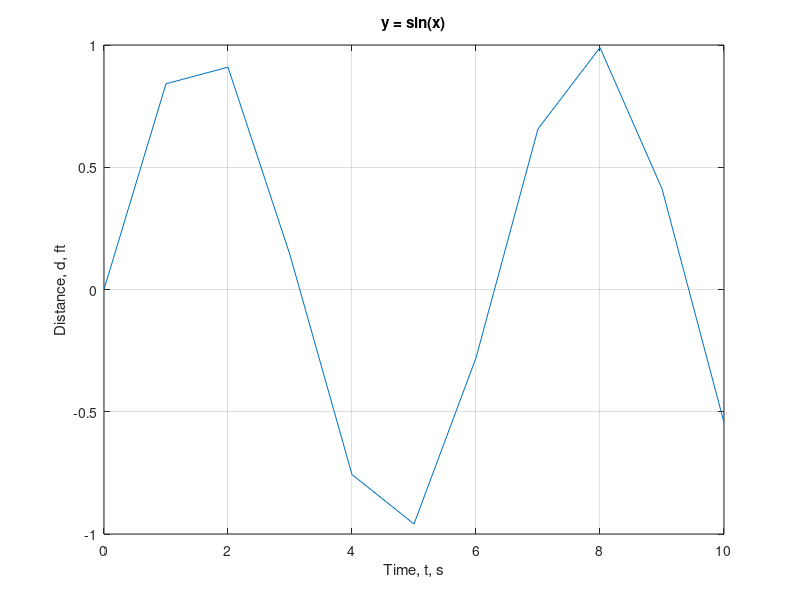

The MATLAB source for this figure:
clc;
clear;
close all;
x=[0:1:10];
y=sin(x);
plot(x,y)
title('y = sin(x)')% adds title to graph
xlabel('Time, t, s')      % adds label on x-axis, note text is enclosed by single quotes ‘ text ‘
ylabel('Distance, d, ft')     % adds label on x-axis 
grid on     % turns grid lines on